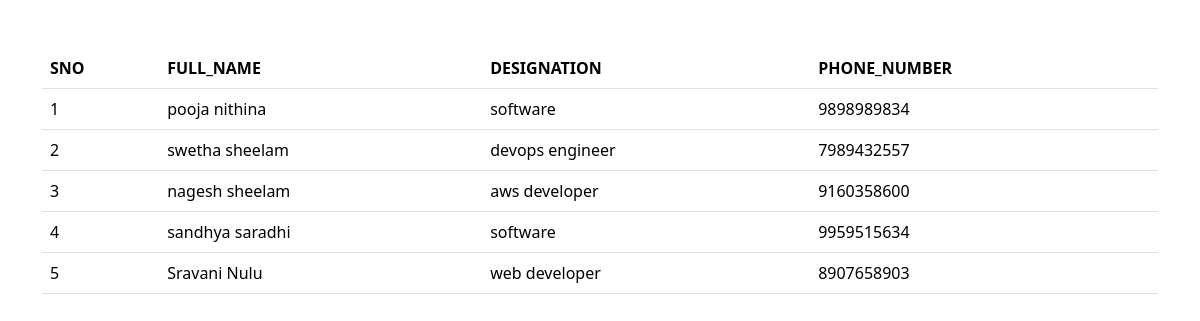
The page / on the database its author committed.
### salary/models.py (models this page shows, shortened)
class Employee(models.Model):
   first_name=models.CharField(max_length=100)
   last_name=models.CharField(max_length=100)
   photo=models.ImageField(upload_to='images')
   designation=models.CharField(max_length=100)
   email_address=models.EmailField(max_length=100,unique=True)
   phone_number=models.CharField(max_length=10,blank=True)

### Employee/views.py (the view)
# urls.py: 2. Add a URL to urlpatterns:  path('', views.home, name='home')
def home(request):
    employees= Employee.objects.all()
    context={
        'employees' : employees,
    }
    return render(request,'home.html',context)

### templates/home.html (shortened to what this page needs)
<!DOCTYPE html>
<html lang="en">
<head>
    <link href="https://cdn.jsdelivr.net/npm/bootstrap@5.3.1/dist/css/bootstrap.min.css" rel="stylesheet">
</head>
<body>
  <div class="container mt-5">
    <table class="table">
        <tbody>
        <thead>
            <tr>
            <th>SNO</th>
            <th>FULL_NAME</th>
            <th>DESIGNATION</th>
            <th>PHONE_NUMBER</th>
            </tr>
         </thead>
         <tbody>
            {% for emp in employees %}
            <tr>
                <td>{{forloop.counter}} </td>
                <td><a href="{% url 'employee_detail' emp.id %}"></a>{{emp.first_name}} {{emp.last_name}}</td>
                <td>{{emp.designation}}</td>
                <td>{{emp.phone_number}}</td>
            </tr>
            {% endfor %}
        </tbody>
    </table>
</div>
</body>
</html>

### rows shown on the page
Employee: first_name "pooja", last_name "nithina", designation "software", phone_number "9898989834"
Employee: first_name "swetha", last_name "sheelam", designation "devops engineer", phone_number "7989432557"
Employee: first_name "nagesh", last_name "sheelam", designation "aws developer", phone_number "9160358600"
Employee: first_name "sandhya", last_name "saradhi", designation "software", phone_number "9959515634"
Employee: first_name "Sravani", last_name "Nulu", designation "web developer", phone_number "8907658903"
